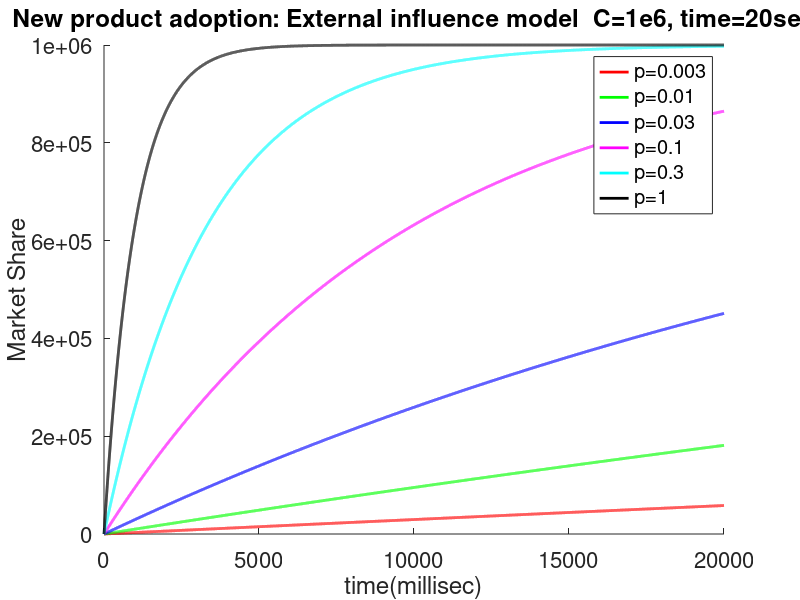
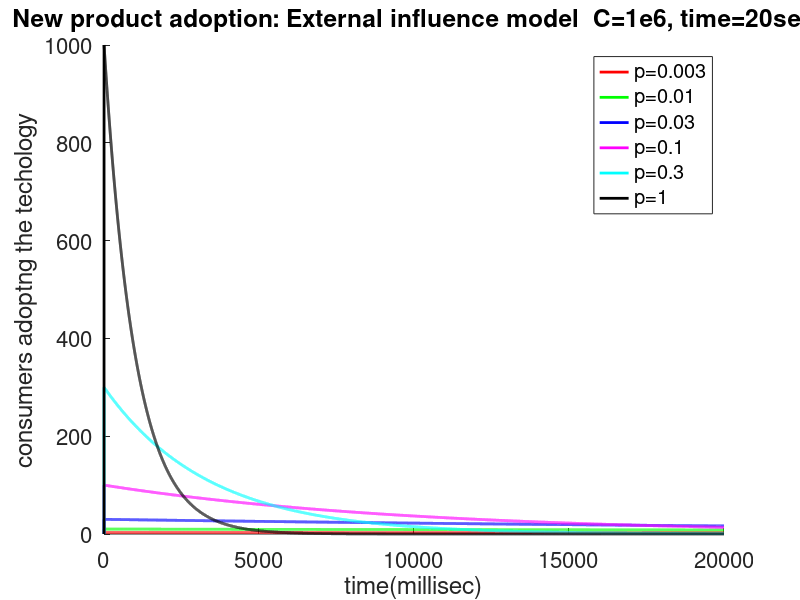

Reproduce these figures in MATLAB, in order.
clear
close all

colours = 'rgbmck';
set(0,'DefaultAxesFontSize',16);

% total population
C = 1e6; 

total_time = 20;
dt = 1e-3;
N = total_time/dt;

% array of p values
p_arr = [0.003, 0.01, 0.03, 0.1, 0.3, 1];

new_users = zeros( N, length(p_arr) );

% loop over all p values
for j = 1 : length(p_arr)
    p = p_arr(j);
    
    n_users = zeros(N,1); 

    % loop over time
    for i = 1 : N-1   
        n_users(i+1) = n_users(i) + p*(C- n_users(i))*dt;
        new_users(i+1, j) = n_users(i+1) - n_users(i);
    end

    hold on
    plot ((1:N), n_users, colours(j), 'LineWidth', 2);
end

title('New product adoption: External influence model  C=1e6, time=20sec')
xlabel('time(millisec)')
ylabel('Market Share')
legend('p=0.003', 'p=0.01', 'p=0.03', 'p=0.1', 'p=0.3', 'p=1');

figure

% loop to plot consumer adoption of technology
for j = 1 : length(p_arr)
    hold on
    plot((1:N), new_users(:,j), colours(j), 'LineWidth', 2);
end

title('New product adoption: External influence model  C=1e6, time=20sec')
xlabel('time(millisec)')
ylabel('consumers adoptng the techology')
legend('p=0.003', 'p=0.01', 'p=0.03', 'p=0.1', 'p=0.3', 'p=1');
